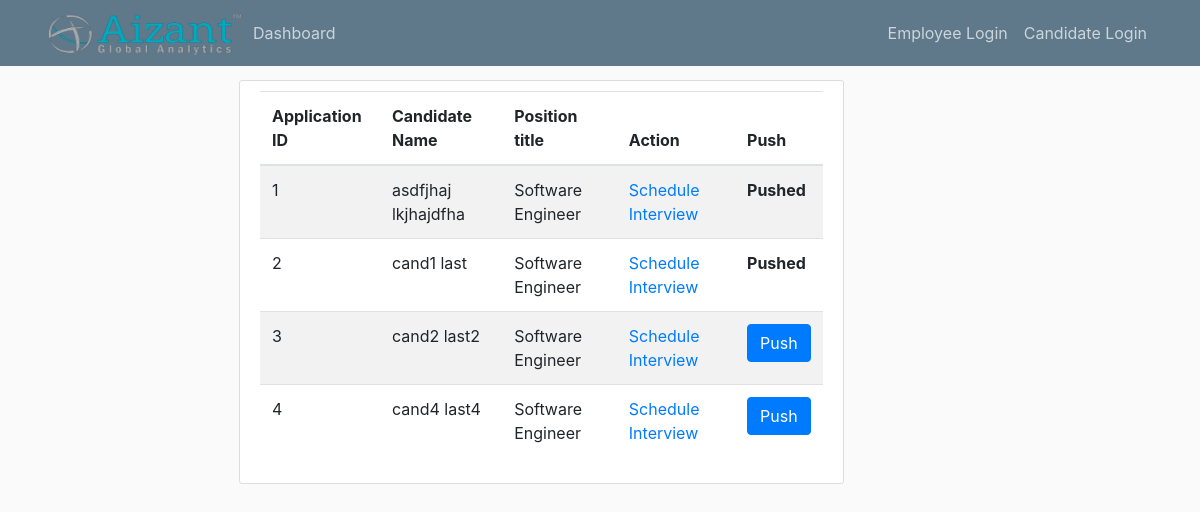
The app's page /application/all, older data.
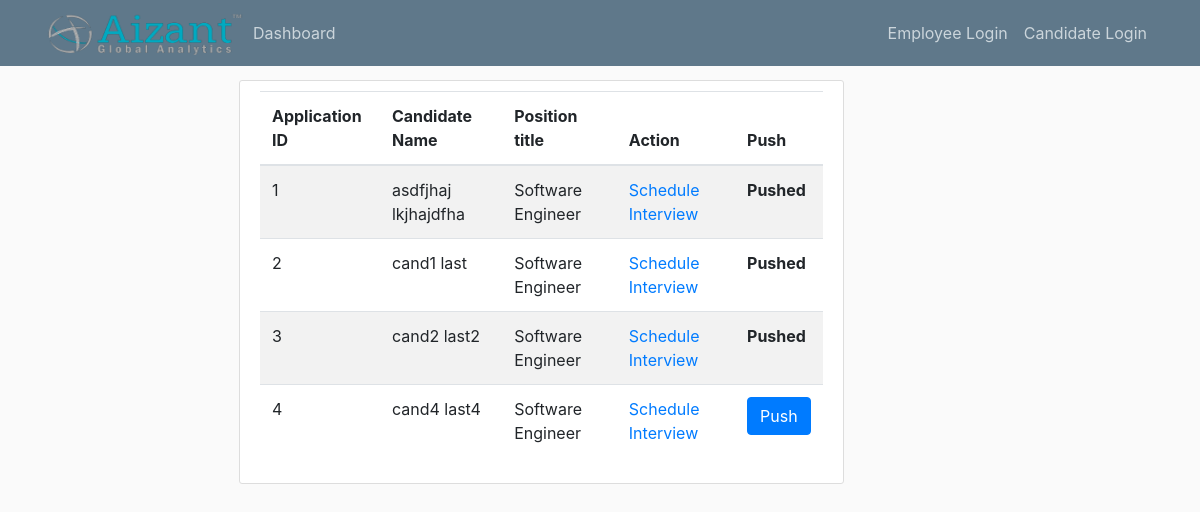
The same page, newer data.
### app/models.py (models this page shows, shortened)
class Application(db.Model):
    id = db.Column(db.Integer, primary_key=True)
    position_id = db.Column(db.Integer, db.ForeignKey('position.id'))
    candidate_id = db.Column(db.Integer, db.ForeignKey('candidate.id'))
    round = db.Column(db.Integer, default=0)
    status = db.Column(db.String(10))
    Feedback = db.Column(db.String(255))
    push = db.Column(db.Boolean, default=False)

### app/routes.py (the view)
@app.route('/application/all')
def view_all_applications():
    applications = Application.query.all()
    meta_cand = {}
    meta_pos = {}
    for appl in applications:
        curr_candidate = Candidate.query.filter_by(id=appl.candidate_id).first()
        curr_pos = Position.query.filter_by(id=appl.position_id).first()
        meta_cand[appl] = curr_candidate
        meta_pos[appl] = curr_pos
    return render_template('view_application_list.html', applications=applications, meta_cand=meta_cand,
                           meta_pos=meta_pos)

### app/templates/view_application_list.html
{% extends 'layout.html' %}
{% block content %}
    <div class="content-section">
        <table class="table table-striped">
            <thead>
            <tr>
                <th>Application ID</th>
                <th>Candidate Name</th>
                <th>Position title</th>
                <th>Action</th>
                <th>Push</th>
            </tr>
            </thead>
            <tbody>
                {% for application in applications %}
                    <tr>
                    <td>{{ application.id }}</td>
                    <td>{{ meta_cand[application].first_name + ' ' + meta_cand[application].last_name }}</td>
                    <td>{{ meta_pos[application].title }}</td>
                    <td><a href="{{ url_for('create_new_interview', application_id=application.id) }}">Schedule Interview</a></td>
                    {% if application.push == False %}
                    <td><a class="btn btn-primary" href="{{ url_for('push_to_manager',application_id = application.id) }}">Push</a></td>
                    {% else %}
                    <td><b>Pushed</b></td>
                    {% endif %}
                    </tr>
                {% endfor %}
            </tbody>
        </table>
    </div>
{% endblock %}

Row changes from the older to the newer data that the page shows:
changed Application id 3: push "Push" → "Pushed"
